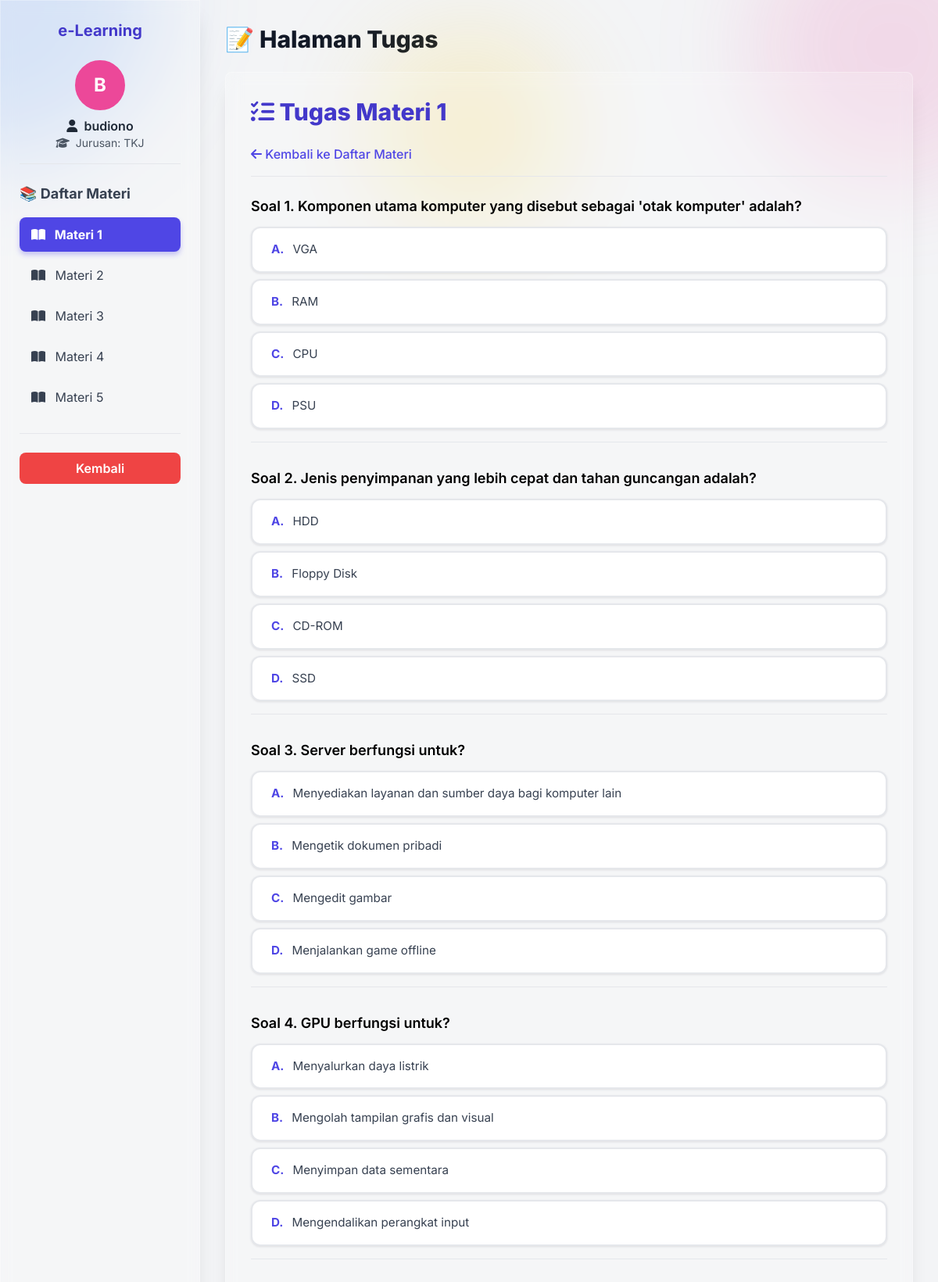
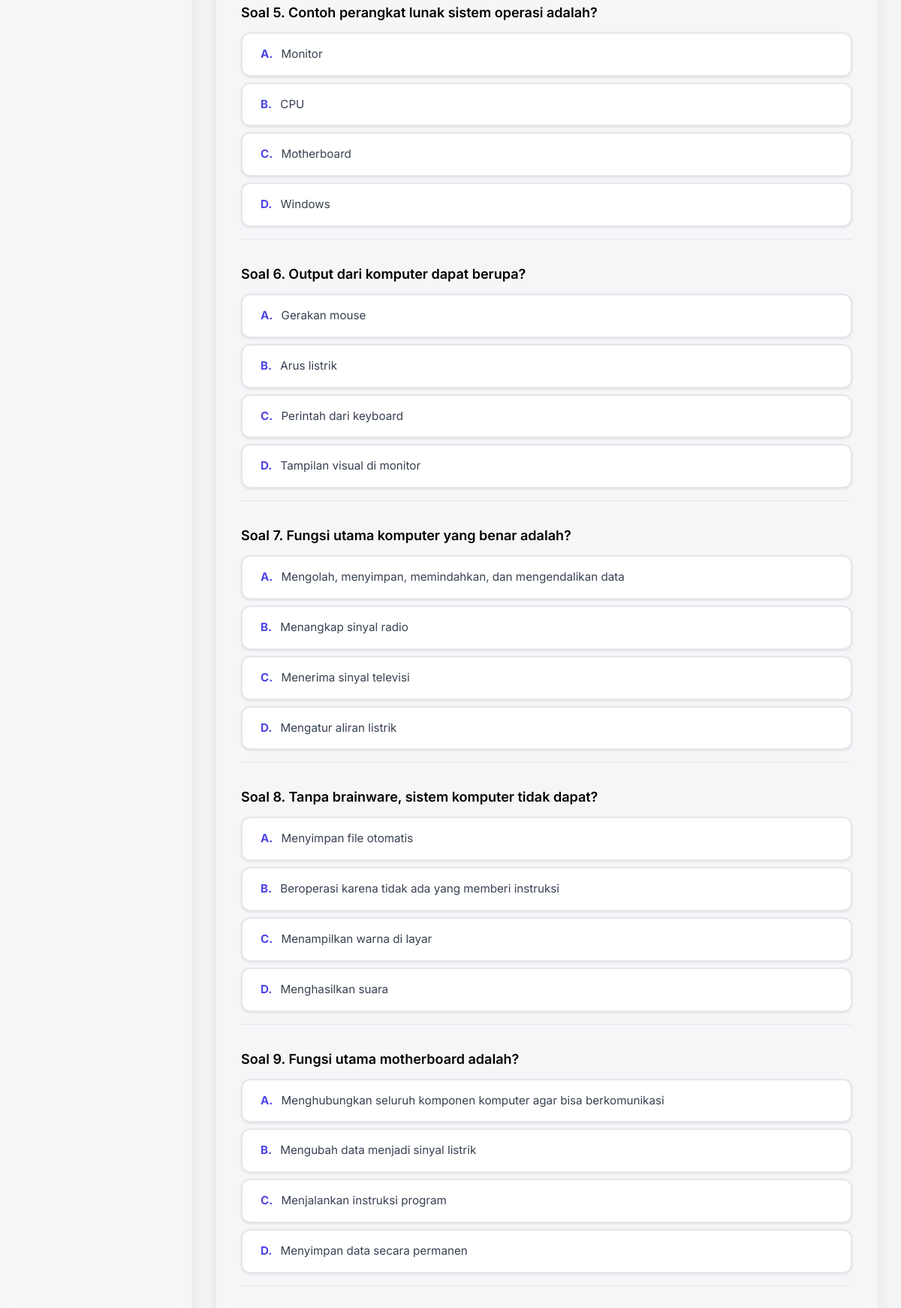
The app's page /elearning/public/materi/dasar/dasar_tkj.php?mode=tugas&materi_id=1 (signed in, upper part) with its own data (2 pictures, top to bottom).
### tables this page shows
CREATE TABLE `users` (
  `id` int(11) NOT NULL,
  `nama` varchar(100) NOT NULL,
  `jurusan` enum('RPL','TKJ','Akuntansi','Multimedia','Pemasaran','N/A') NOT NULL,
  `email` varchar(100) NOT NULL,
  `password` varchar(255) NOT NULL,
  `role` enum('siswa','guru') NOT NULL,
  `foto_profil` varchar(255) DEFAULT NULL,
  `token` varchar(100) DEFAULT NULL,
  `is_verified` tinyint(1) DEFAULT 0,
  `created_at` timestamp NOT NULL DEFAULT current_timestamp(),
  `reset_token` varchar(255) DEFAULT NULL,
  `reset_expired` datetime DEFAULT NULL
);

CREATE TABLE `bank_soal` (
  `id` int(11) NOT NULL,
  `materi_id` int(11) NOT NULL,
  `jurusan` enum('RPL','TKJ','Akuntansi','Multimedia','Pemasaran','N/A') NOT NULL,
  `pertanyaan` text NOT NULL,
  `opsi_a` varchar(255) NOT NULL,
  `opsi_b` varchar(255) NOT NULL,
  `opsi_c` varchar(255) NOT NULL,
  `opsi_d` varchar(255) NOT NULL,
  `jawaban` tinyint(4) NOT NULL
);

### elearning/private/dasar_materi.php (called while the page is built, shortened)
<?php
require_once __DIR__ . '/../config/db.php';
$user_id = $_SESSION['user_id'];
$pdo_available = isset($pdo);
try {
    $stmt = $pdo->prepare("SELECT * FROM users WHERE id = :id LIMIT 1");
    $stmt->execute(['id' => $user_id]);
    $user = $stmt->fetch(PDO::FETCH_ASSOC);
    $nama      = htmlspecialchars($user['nama'] ?? 'Pengguna');
    $jurusan   = htmlspecialchars($user['jurusan'] ?? 'Umum');
    $initial = strtoupper(substr($nama, 0, 1));
    $warna_map = [
        "bg-red-500" => "border-red-500", "bg-yellow-500" => "border-yellow-500",
        "bg-orange-500" => "border-orange-500", "bg-green-500" => "border-green-500",
        "bg-blue-500" => "border-blue-500", "bg-indigo-500" => "border-indigo-500",
        "bg-purple-500" => "border-purple-500", "bg-pink-500" => "border-pink-500"
    ];
    if (!isset($_SESSION['avatar_bg']) || !isset($_SESSION['avatar_border'])) {
        $bg_random = array_rand($warna_map);
        $border_random = $warna_map[$bg_random];
    } else {
        $bg_random = $_SESSION['avatar_bg'];
        $border_random = $warna_map[$_SESSION['avatar_bg']] ?? "border-gray-500";
    }
    $foto = !empty($user['foto_profil']) ? "../../../" . htmlspecialchars($user['foto_profil']) : null;
} catch (PDOException $e) {
    echo "Terjadi kesalahan database: " . $e->getMessage();
    exit;
} catch (Exception $e) {
    echo "Terjadi kesalahan: " . $e->getMessage();
    exit;
}
$mode = $_GET['mode'] ?? 'materi';
$materi_id_tugas = (int)($_GET['materi_id'] ?? 0);
$materi_id_aktif = isset($_GET['materi_id']) ? (int) $_GET['materi_id'] : null;
$quiz_submitted = false;
$error_tugas = null;
if ($mode === 'tugas' && !$quiz_submitted && $materi_id_tugas > 0 && $pdo_available) {
    try {
        $jurusan_user = $jurusan;
        $stmt_soal = $pdo->prepare("SELECT id, pertanyaan, opsi_a, opsi_b, opsi_c, opsi_d FROM bank_soal WHERE materi_id = :materi_id AND (jurusan = :jurusan OR jurusan = 'N/A') ORDER BY RAND()");
        $stmt_soal->execute([
            'materi_id' => $materi_id_tugas,
            'jurusan' => $jurusan_user
        ]);
        $soal_tugas = $stmt_soal->fetchAll(PDO::FETCH_ASSOC);
    } catch (PDOException $e) {
        $error_tugas = "Terjadi kesalahan database saat mengambil soal: " . $e->getMessage();
    }
}
?>

### elearning/private/tampilan_tugas.php (the view, shortened to what this page needs)
<div id="tugas-area" class="p-8 rounded-lg shadow-xl min-h-[400px] <?= $mode === 'tugas' ? '' : 'hidden' ?> glass-effect">
    <h1 class="text-3xl font-extrabold text-indigo-700 mb-6">
        <i class="fas fa-tasks"></i> Tugas Materi <?= htmlspecialchars($materi_id_tugas, ENT_QUOTES, 'UTF-8') ?>
    </h1>
    <a href="?" class="inline-block mb-4 text-indigo-600 hover:text-indigo-800 font-medium">
        <i class="fas fa-arrow-left"></i> Kembali ke Daftar Materi
    </a>
    <hr class="mb-6">
    <?php if ($quiz_submitted):
        $skor_display = (int) $submission_result['skor'];
        $total_display = (int) $submission_result['total'];
        $persen = isset($nilai_persen) ? (float) $nilai_persen : ($total_display > 0 ? round(($skor_display / $total_display) * 100, 2) : 0);
        $status_color = $persen >= 70 ? 'bg-green-100 border-green-400 text-green-700' : 'bg-red-100 border-red-400 text-red-700';
    ?>
    <div class="p-6 rounded-lg border-2 border-dashed <?= $status_color ?> glass-effect">
        <h2 class="text-2xl font-bold mb-4">🎉 Hasil Tugas Anda!</h2>
        <p class="text-lg font-semibold">
            Skor Anda:
            <span class="text-3xl font-extrabold"><?= htmlspecialchars($skor_display, ENT_QUOTES, 'UTF-8') ?></span>
            dari <?= htmlspecialchars($total_display, ENT_QUOTES, 'UTF-8') ?> soal.
        </p>
        <p class="text-lg font-semibold mt-2">
            Nilai Persentase:
            <span class="text-3xl font-extrabold"><?= htmlspecialchars($persen, ENT_QUOTES, 'UTF-8') ?>%</span>
        </p>
        <?php if ($persen < 70): ?>
            <p class="mt-4 text-sm">Anda belum mencapai batas minimal kelulusan (70%). Silakan ulangi materi atau coba lagi nanti.</p>
        <?php else: ?>
            <p class="mt-4 text-sm">Hebat! Anda berhasil menyelesaikan tugas ini.</p>
        <?php endif; ?>
        <p class="mt-2 text-xs text-gray-500">
            Data Jurusan yang disimpan: <?= htmlspecialchars($jurusan, ENT_QUOTES, 'UTF-8') ?>
        </p>
    </div>
    <div class="mt-6">
        <a href="?mode=tugas&materi_id=<?= urlencode($materi_id_tugas) ?>" class="w-full inline-block text-center py-2 px-4 bg-yellow-500 text-white font-semibold rounded-lg hover:bg-yellow-600 transition duration-200">
            Ulangi Tugas Ini
        </a>
    </div>
    <?php elseif (!empty($soal_tugas)): ?>
    <form action="?mode=tugas&materi_id=<?= urlencode($materi_id_tugas) ?>" method="POST" id="form-tugas">
        <?php $nomor_soal = 1; ?>
        <?php foreach ($soal_tugas as $soal): ?>
            <div class="mb-8 border-b pb-4">
                <p class="text-lg font-semibold mb-3">
                    Soal <?= $nomor_soal++ ?>. <?= htmlspecialchars($soal['pertanyaan'], ENT_QUOTES, 'UTF-8') ?>
                </p>
                <div class="custom-radio-group space-y-2 text-gray-700">
                    <?php
                        $opsi_labels = ['A', 'B', 'C', 'D'];
                        $opsi_keys = ['opsi_a', 'opsi_b', 'opsi_c', 'opsi_d'];
                        foreach ($opsi_keys as $value => $key):
                    ?>
                        <label for="soal_<?= (int)$soal['id'] ?>_opsi_<?= (int)$value ?>" class="text-sm md:text-base">
                            <span class="font-bold mr-2 text-indigo-600">
                                <?= htmlspecialchars($opsi_labels[$value], ENT_QUOTES, 'UTF-8') ?>.
                            </span>
                            <?= htmlspecialchars($soal[$key], ENT_QUOTES, 'UTF-8') ?>
                        </label>
                    <?php endforeach; ?>
                </div>
            </div>
        <?php endforeach; ?>
    </form>
    <?php else: ?>
        <div class="bg-yellow-100 border border-yellow-400 text-yellow-700 px-4 py-3 rounded relative" role="alert">
            <span class="block sm:inline">Tidak ada soal yang ditemukan untuk materi ini.</span>
        </div>
    <?php endif; ?>
</div>

### elearning/public/materi/dasar/dasar_tkj.php (shortened to what this page needs)
<?php
include __DIR__ . '/../../../private/dasar_materi.php';
?>
<!DOCTYPE html>
<html lang="id">
<head>
    <script src="https://cdn.tailwindcss.com"></script>
    <link rel="stylesheet" href="https://cdnjs.cloudflare.com/ajax/libs/font-awesome/6.5.2/css/all.min.css" xintegrity="sha512-SnH5WK+bZxgPHs44uWIX+LLMDJzLcl98jS290e2D91X3wR50wU138Vz1N1K/2T0M7Cg+lqj2Q/9Zf+A5I9+Q==" />
    <link rel="stylesheet" href="../../../assets/css/materi_dasar.css">
</head>
<body class="bg-gray-100">
    <div class="fixed top-10 left-1/2 w-[250px] h-[250px] bg-yellow-400/20 blur-3xl rounded-full
                 transform -translate-x-1/2 pointer-events-none z-0 hidden sm:block"></div>
    <div class="fixed top-0 right-0 w-[350px] h-[350px] bg-pink-500/15 blur-3xl rounded-full
                 transform translate-x-1/3 -translate-y-1/3 pointer-events-none z-0"></div>
    <div class="flex flex-col md:flex-row h-screen">
       <aside id="sidebar" class="fixed inset-y-0 left-0 w-64 p-6 pb-24 md:pb-6 shadow-xl border-r z-50 ransform -translate-x-full md:translate-x-0 transition-transform duration-300
            md:static md:w-64 glass-effect overflow-y-auto">
            <h2 class="text-xl font-bold mb-6 text-indigo-700 text-center">e-Learning</h2>
            <div class="flex flex-col items-center mb-6 border-b pb-4">
                <?php if ($foto): ?>
                    <img src="<?= htmlspecialchars($foto, ENT_QUOTES, 'UTF-8') ?>"
                        alt="Foto Profil"
                        class="w-16 h-16 rounded-full object-cover border-4 <?= htmlspecialchars($border_random, ENT_QUOTES, 'UTF-8') ?>">
                <?php else: ?>
                    <div class="w-16 h-16 rounded-full flex items-center justify-center text-white text-2xl font-bold border-4 <?= htmlspecialchars($bg_random, ENT_QUOTES, 'UTF-8') ?> <?= htmlspecialchars($border_random, ENT_QUOTES, 'UTF-8') ?>">
                        <?= htmlspecialchars($initial, ENT_QUOTES, 'UTF-8') ?>
                    </div>
                <?php endif; ?>
                <p class="mt-2 text-md font-semibold text-gray-800 text-center">
                    <i class="fas fa-user mr-1"></i> <?= htmlspecialchars($nama, ENT_QUOTES, 'UTF-8') ?>
                </p>
                <p class="text-sm text-gray-600">
                    <i class="fas fa-graduation-cap mr-1"></i> Jurusan: <?= htmlspecialchars($jurusan, ENT_QUOTES, 'UTF-8') ?>
                </p>
            </div>
            <h3 class="text-lg font-bold mb-4 text-gray-700">📚 Daftar Materi</h3>
            <nav class="space-y-2">
                <?php
                    $materi_list = [
                        1 => "Pengenalan Komputer",
                        2 => "Dasar Dasar jaringan Komputer",
                        3 => "Konfigurasi Jaringan Dasar",
                        4 => "Sistem Operasi Jaringan Dasar",
                        5 => "Keselamatan dan Kesehatan Kerja"
                    ];
                ?>
                <?php foreach ($materi_list as $id => $judul): ?>
                    <a href="?mode=materi&materi_id=<?= htmlspecialchars($id, ENT_QUOTES, 'UTF-8') ?>"
                    class="nav-link <?= $materi_id_aktif === $id ? 'active' : '' ?>">
                        <i class="fas fa-book-open mr-2"></i>
                        Materi <?= htmlspecialchars($id, ENT_QUOTES, 'UTF-8') ?>
                    </a>
                <?php endforeach; ?>
            </nav>
            <hr class="my-6">
            <a href="../../materi.php" class="block w-full text-center py-2 px-4 bg-red-500 text-white font-semibold rounded-lg hover:bg-red-600 transition duration-200">
                Kembali
            </a>
        </aside>
        <main class="flex-1 p-4 md:p-8 overflow-y-auto">
            <h1 class="text-3xl font-extrabold text-gray-900 mb-6 mt-4 md:mt-0">
                <?= $mode === 'materi' ? '📖 Halaman Materi Pembelajaran' : '📝 Halaman Tugas' ?>
            </h1>
            <?php require_once __DIR__ . '/../../../private/tampilan_tugas.php';?>
        </main>
    </div>
</body>
</html>

### elearning/assets/css/materi_dasar.css (style rules this page uses)
body { font-family: 'Inter', sans-serif; }
.glass-effect { background-color: rgba(255, 255, 255, 0.2); backdrop-filter: blur(10px); -webkit-backdrop-filter: blur(10px); border: 1px solid rgba(255, 255, 255, 0.3); box-shadow: 0 4px 6px rgba(0, 0, 0, 0.1); }
.nav-link { display: block; padding: 10px 15px; border-radius: 8px; color: #374151; transition: all 0.2s; }
.nav-link.active { background-color: #4f46e5; color: white; box-shadow: 0 4px 6px rgba(79, 70, 229, 0.3); font-weight: 700; }
.custom-radio-group label { display: block; padding: 1rem 1.5rem; margin-bottom: 0.5rem; border-radius: 0.75rem; border: 2px solid #e5e7eb; background-color: #ffffff; cursor: pointer; transition: all 0.2s; box-shadow: 0 1px 3px 0 rgba(0, 0, 0, 0.1); line-height: 1.5; font-size: 0.95rem; }

### records on screen
users: nama "B", nama "budiono", jurusan "TKJ"
bank_soal: pertanyaan "Komponen utama komputer yang disebut sebagai 'otak komputer' adalah?", value "A", opsi_a "VGA", value "B", opsi_b "RAM", value "C", opsi_c "CPU", value "D", opsi_d "PSU"
bank_soal: pertanyaan "Jenis penyimpanan yang lebih cepat dan tahan guncangan adalah?", value "A", opsi_a "HDD", value "B", opsi_b "Floppy Disk", value "C", opsi_c "CD-ROM", value "D", opsi_d "SSD"
bank_soal: pertanyaan "Server berfungsi untuk?", value "A", opsi_a "Menyediakan layanan dan sumber daya bagi komputer lain", value "B", opsi_b "Mengetik dokumen pribadi", value "C", opsi_c "Mengedit gambar", value "D", opsi_d "Menjalankan game offline"
bank_soal: pertanyaan "GPU berfungsi untuk?", value "A", opsi_a "Menyalurkan daya listrik", value "B", opsi_b "Mengolah tampilan grafis dan visual", value "C", opsi_c "Menyimpan data sementara", value "D", opsi_d "Mengendalikan perangkat input"
bank_soal: pertanyaan "Contoh perangkat lunak sistem operasi adalah?", value "A", opsi_a "Monitor", value "B", opsi_b "CPU", value "C", opsi_c "Motherboard", value "D", opsi_d "Windows"
bank_soal: pertanyaan "Output dari komputer dapat berupa?", value "A", opsi_a "Gerakan mouse", value "B", opsi_b "Arus listrik", value "C", opsi_c "Perintah dari keyboard", value "D", opsi_d "Tampilan visual di monitor"
bank_soal: pertanyaan "Fungsi utama komputer yang benar adalah?", value "A", opsi_a "Mengolah, menyimpan, memindahkan, dan mengendalikan data", value "B", opsi_b "Menangkap sinyal radio", value "C", opsi_c "Menerima sinyal televisi", value "D", opsi_d "Mengatur aliran listrik"
bank_soal: pertanyaan "Tanpa brainware, sistem komputer tidak dapat?", value "A", opsi_a "Menyimpan file otomatis", value "B", opsi_b "Beroperasi karena tidak ada yang memberi instruksi", value "C", opsi_c "Menampilkan warna di layar", value "D", opsi_d "Menghasilkan suara"
bank_soal: pertanyaan "Fungsi utama motherboard adalah?", value "A", opsi_a "Menghubungkan seluruh komponen komputer agar bisa berkomunikasi", value "B", opsi_b "Mengubah data menjadi sinyal listrik", value "C", opsi_c "Menjalankan instruksi program", value "D", opsi_d "Menyimpan data secara permanen"

### other values on screen
$id "1"
$id "2"
$id "3"
$id "4"
$id "5"
$materi_id_tugas "1"
